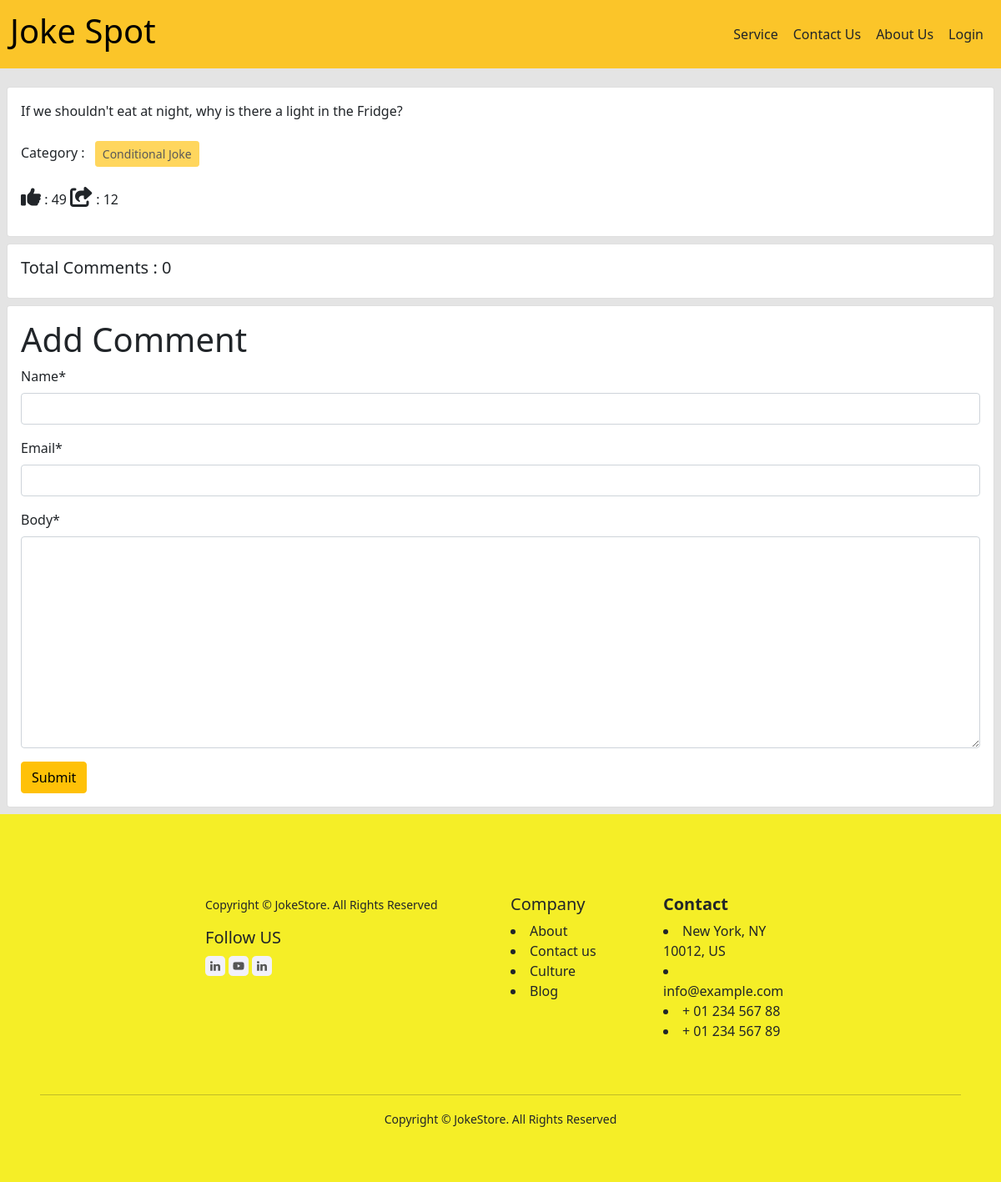
Page /post/details/4/ on the committed database.
### posts/models.py (models this page shows, shortened)
class Post(models.Model):
    content = models.TextField()
    category = models.ManyToManyField(Category) # ekta post multiple categorir moddhe thakte pare abar ekta categorir moddhe multiple post thakte pare
    author = models.ForeignKey(User, on_delete=models.CASCADE)
    like = models.IntegerField()
    share = models.IntegerField()

### categories/models.py (models this page shows, shortened)
class Category(models.Model):
    name = models.CharField(max_length=100)
    slug = models.SlugField(max_length=100,unique=True, null=True, blank=True)

### posts/views.py (the view, shortened to what this page needs)
# urls.py: path('details/<int:id>/', views.DetailPostView.as_view(), name='detail_post'),
class DetailPostView(DetailView):
    model = models.Post
    pk_url_kwarg = 'id'
    template_name = 'post_details.html'
    def get_context_data(self, **kwargs):
        context = super().get_context_data(**kwargs)
        post = self.object # post model er object ekhane store korlam
        comments = post.comments.all()
        comment_form = forms.CommentForm()
        context['comments'] = comments
        context['comment_form'] = comment_form
        return context

### posts/forms.py
class CommentForm(forms.ModelForm):
    class Meta:
        model = Comment
        fields = ['name', 'email', 'body']

### posts/templates/post_details.html (shortened to what this page needs)
{% extends 'base.html' %}
{% load crispy_forms_tags %}
{% block content %}
<div class="col-12">
    <br>
    <br>
    <br>
    <br>
    <div class="card m-2">
        <div class="card-body">
            <p class="card-text">{{post.content}}</p>
            <p>
                Category : {% for cat in post.category.all %}
                <button class="btn btn-warning btn-sm m-2" disabled>
                    {{cat.name}}
                </button>
                {% endfor %}
            </p>
            <p><i class="fa fa-thumbs-up" style="font-size:24px"></i> : {{post.like}} <i style="font-size:24px" class="fa">&#xf14d;</i> : {{post.share}}</p>
        </div>
    </div>
</div>
<div class="card m-2">
    <h5 class="p-3">Total Comments : {{comments | length}}</h5>
</div>
<div class="card m-2">
    <div class="card-body">
        <form method="post">
            <h1>Add Comment</h1>
            {{comment_form | crispy}}
            <button class="btn btn-warning">Submit</button>
    </div>
</div>
{% endblock %}

### rows in the picture
Post: content "If we shouldn't eat at night, why is there a light in the Fridge?", like "49", share "12"
Category: name "Conditional Joke"

### other values in the picture
{{ comments | length }} "0"
